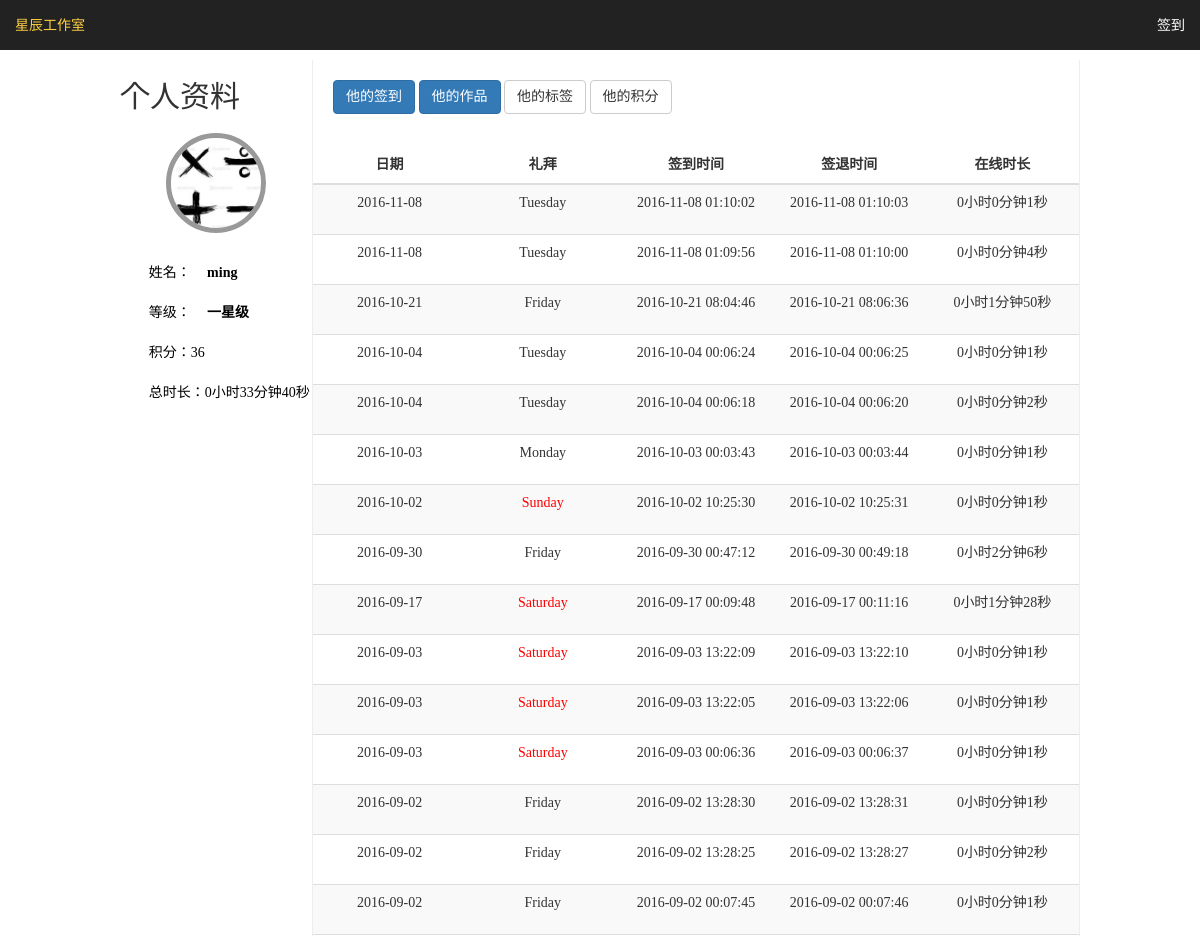
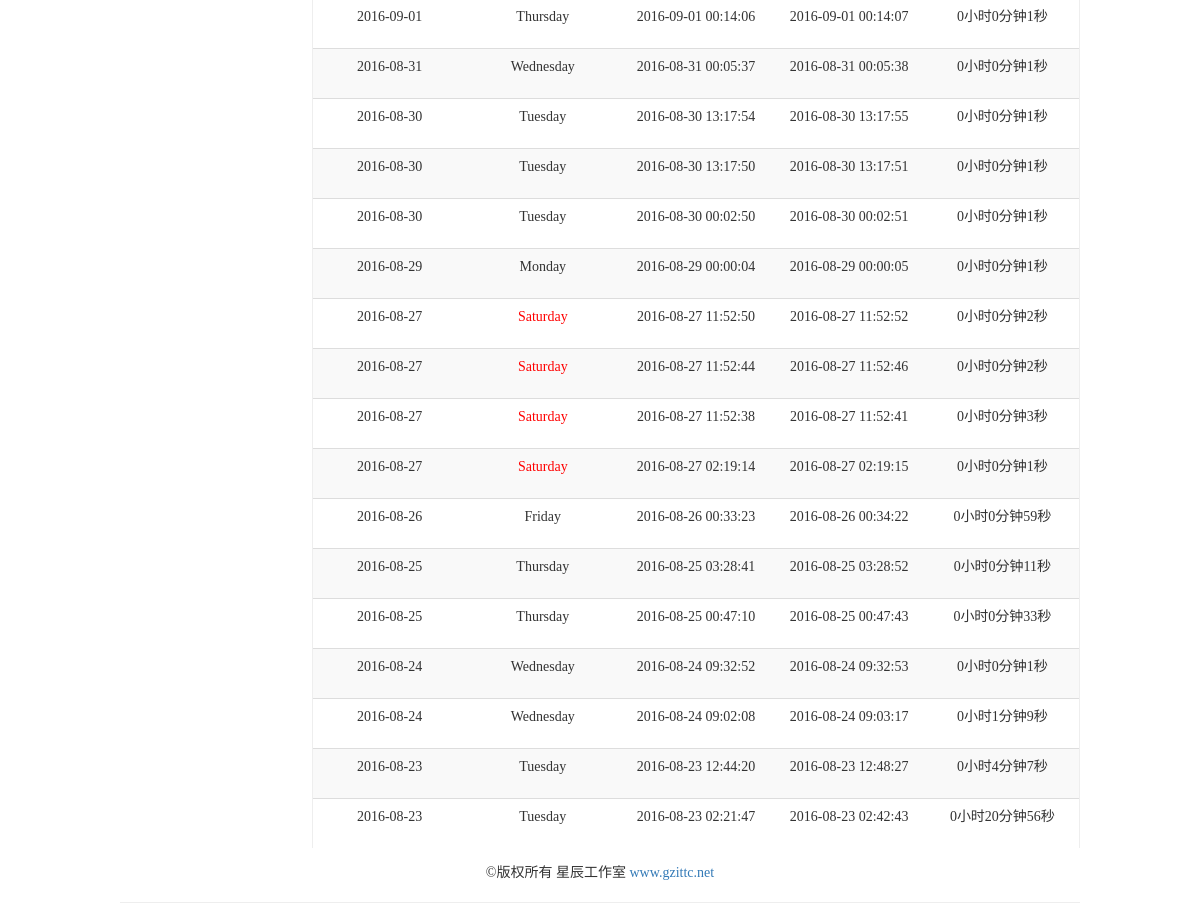
/users/personal.php?userid=68, run on the app's committed database (2 pictures, top to bottom).
### tables this page shows
CREATE TABLE IF NOT EXISTS `users` (
  `id` int(11) NOT NULL AUTO_INCREMENT,
  `username` varchar(50) NOT NULL,
  `password` varchar(50) NOT NULL,
  `role` varchar(10) NOT NULL,
  `star` int(11) NOT NULL,
  `face_url` varchar(200) NOT NULL COMMENT '头像路径',
  PRIMARY KEY (`id`)
);

CREATE TABLE IF NOT EXISTS `sign` (
  `id` int(11) NOT NULL AUTO_INCREMENT,
  `datetime1` int(11) NOT NULL,
  `datetime2` int(11) NOT NULL,
  `onetime` int(11) NOT NULL,
  `name` varchar(50) NOT NULL,
  `content` varchar(200) NOT NULL,
  `user_id` int(11) NOT NULL,
  PRIMARY KEY (`id`)
);

### functions.php (called while the page is built, shortened)
<?php
function T($time)
{
   $day = strtotime(date('Y-m-d',time()));
   $pday = strtotime(date('Y-m-d',strtotime('-1 day')));
   $nowtime = time();
   $tc = $nowtime-$time;
   if($time<$pday){
      $str = date('Y-m-d H:i:s',$time);
   }elseif($time<$day && $time>$pday){
      $str = "昨天";
   }elseif($tc>60*60){
      $str = floor($tc/(60*60))."小时前";
   }elseif($tc>60){
      $str = floor($tc/60)."分钟前";
   }else{
      $str = "刚刚";
   }
   return $str;
}
function currentURL(){
   return 'http://'.$_SERVER['HTTP_HOST'].$_SERVER['PHP_SELF'];
}
?>

### users/personal.php (the view, shortened to what this page needs)
<?php
include('../functions.php');
?>
<!DOCTYPE html>
<html>
<head>
	<link href="css/bootstrap.min.css" rel="stylesheet">
	<link href="css/index.css" rel="stylesheet">
</head>
<body id="personal">
<?php
include('../top.php');
$userid = $_GET['userid'];
$sql = "SELECT * FROM users WHERE id = '$userid'";
$r = mysql_query($sql);
$user = mysql_fetch_array($r);
$sql = "SELECT datetime2,datetime1,(datetime2-datetime1) FROM `sign` WHERE name = '".$user['username']."' ORDER BY id DESC";
	$result = mysql_query($sql);
	$conetime_arr = array();
	while($conetime = mysql_fetch_array($result)){
		if($conetime['datetime2']==0){
			$conetime_arr[] = 600;
		}else{
			 $conetime_arr[] = $conetime['(datetime2-datetime1)'];
		}
	}
	$ct = array_sum($conetime_arr);
		$allremain = $ct%86400;
		$allhours = intval($allremain/3600);
		$allremain = $ct%3600;
		$allmins = intval($allremain/60);
		$allsecs = $allremain%60;
		$alltime =$allhours.'小时'.$allmins.'分钟'. $allsecs.'秒';
?>
	<section class="cont clearfix">
		<div class="left">
				<h2 class="sub-header">个人资料</h2>
				<div class="list-group">
					<div class="favicon" id="drop_area">
						<a  href="#" class="favicon_in" title="直接拖图片(100X100)过来即可换头像，注意要小于500K，才能上传" id="preview">
							<?php
								if($user['face_url']!=""){
									echo "<img src='".$user['face_url']."' width='100' height='100'>";
								}
							?>
						</a>
					</div>
					  	<ul class="favicon_menu">
					  		<li><a class="words">姓名：<b><?php echo $user['username']?></b></a></li>
					  		<li><a class="words">等级：<b>一星级</b></a></li>
					  		<li><a class="words">积分：36</a></li>
					  		<li><a class="words">总时长：<?php echo $alltime;?><b></b></a></li>
					  	</ul>
				</div>
			</div>
		<div class="right">
				<ul style="padding:20px; margin:0">
					<a href="<?php echo currentURL()?>?userid=<?php echo $userid ?>"><li class="btn btn-primary">他的签到</li></a>
					<a href="<?php echo currentURL()?>?userid=<?php echo $userid ?>&task=1"><li class="btn btn-primary">他的作品</li></a>
					<li class="btn btn-default">他的标签</li>
					<li class="btn btn-default">他的积分</li>
				</ul>
<?php
 if(isset($_GET['task'])){
 	$sql = "SELECT *,tasks.name as 'task_name', tasks.id as 'tid' FROM tasks RIGHT JOIN task_types ON tasks.type_id = task_types.id WHERE user_id = '".$userid."' AND tasks.trash != '1' ORDER BY tasks.id  DESC";
 	$r = mysql_query($sql);
?>
	<table class="table table-hover table-striped">
				  <thead>
				    <tr>
					  <th>作品类型</th>
					  <th>作品名称</th>
				      <th>下载</th>
				      <th>操作</th>
				    </tr>
				  </thead>
				  <tbody>
						<?php
						while($row = mysql_fetch_array($r)){
							echo "<tr>";
							echo "<td>$row[name]</td><td>$row[task_name]</td><td>";
							if(isset($_SESSION["user"])){
								echo "<a href='../tasks/download.php?id=".$row['tid']."'><button type='button' class='btn btn-default'>下载(".$row["downloadTimes"].")</button></a>";
							}
							echo "</td><td>";
							if(isset($_SESSION['id']) and $_SESSION['id']== $userid){
								echo "<a href='".currentURLS()."&did=".$row["tid"]."'";
								?>
								onClick="javascript:return confirm('是否要删除?')"
								<?php
								echo "><button type='button' class='btn btn-default'>删除</button></a>";
							}else{
								echo "点赞";
							}
							echo "</td>";
							echo "</tr>";
						}
						?>
				  </tbody>
				  </table>
<?php
 }else{
?>
				<table class="table table-hover table-striped">
				  <thead>
				    <tr>
					  <th>日期</th>
					  <th>礼拜</th>
				      <th>签到时间</th>
				      <th>签退时间</th>
				      <th>在线时长</th>
				    </tr>
				  </thead>
				  <tbody>
<?php
	$username = $user['username'];
	$sql = "SELECT * FROM sign WHERE name = '$username'  ORDER BY `sign`.`id` DESC";
	$result = mysql_query($sql);
	while($user = mysql_fetch_array($result)){
		if(($user['datetime2']-$user['datetime1']) < 1){
			$user['datetime2'] = $user['datetime1']+1;
		}
		$time  = $user['datetime2'] - $user['datetime1'];
		$remain = $time%86400;
		$hours = intval($remain/3600);
		$remain = $time%3600;
		$mins = intval($remain/60);
		$secs = $remain%60;
		$onetime =$hours.'小时'.$mins.'分钟'. $secs.'秒';
		$date = date("Y-m-d",$user['datetime1']);
		$whichDay = date('l',$user['datetime1']);
		if(($whichDay == "Saturday") or ($whichDay == "Sunday")){
			$whichDay = "<span style='color:red'>".$whichDay."</span>";
		}
		echo "<tr>
		<td>$date</td>
		<td>$whichDay</td>
		<td>".T($user['datetime1']).'</td>
		<td>'.T($user['datetime2']).'</td>
		<td>'.$onetime.'</td>
		</tr>';
	}
?>
			   </tbody>
			</table>
<?php } ?>
		</div>
	</section>
<footer class="page-header">
	<p class="copyright">&copy版权所有 星辰工作室 <a href="http://www.gzittc.net">www.gzittc.net</a></p>
</footer>
</body>
</html>

### users/css/index.css (style rules this page uses)
* { margin:0;padding:0; }
ul li { list-style: none; }
body { font-family:'微软雅黑';font-size:14px; }
.copyright { height: 20px;text-align: center;margin-top: 15px; }
.page-header,.cont { width: 80%;margin:0 10%;position:relative; }
.left { width: 20%;float:left; }
.right { width: 80%; float:right;border-left: 1px solid #eee;border-right: 1px solid #eee; }
.table * { text-align: center; }
.table { margin-bottom: 0; }
.table tr { height: 50px;line-height: 40px; }
.table th:nth-child(1) { width:20%; }
.table th:nth-child(2) { width:50%; }
.table th:nth-child(3) { width:20%; }
.table th:nth-child(4) { width:10%; }
#personal .favicon { width: 100px; height: 100px; margin: 20px auto; }
#personal .favicon .favicon_in { position: relative; display: block; height: 100px; width: 100px; border: 5px #999 solid; border-radius:50%; background-image: url('../img/favicon.png'); background-size: cover; overflow: hidden; }
#personal .favicon_menu b { padding:0 10%; }
#personal .favicon_menu b { color: #000; }
#personal .favicon_menu a { display: block; text-decoration: none; height: 40px; line-height: 40px; color: #000; padding-left: 15%; }
#personal .right thead th { width: 20%; }
#personal .right thead th:last-child { width: 40%; }

### top.php (style rules this page uses)
* { margin: 0; padding: 0; list-style: none; text-decoration: none; color: inherit; }
.clearfix:after,.clearfix:before { content: ''; display: block; clear: both; }

### data on the page
users: face_url (picture), username "ming"
sign: datetime1 "2016-11-08", datetime1 "Tuesday", datetime1 "2016-11-08 01:10:02", datetime2 "2016-11-08 01:10:03", datetime1 "0小时0分钟1秒"
sign: datetime1 "2016-11-08", datetime1 "Tuesday", datetime1 "2016-11-08 01:09:56", datetime2 "2016-11-08 01:10:00", onetime "0小时0分钟4秒"
sign: datetime1 "2016-10-21", datetime1 "Friday", datetime1 "2016-10-21 08:04:46", datetime2 "2016-10-21 08:06:36", onetime "0小时1分钟50秒"
sign: datetime1 "2016-10-04", datetime1 "Tuesday", datetime1 "2016-10-04 00:06:24", datetime2 "2016-10-04 00:06:25", datetime1 "0小时0分钟1秒"
sign: datetime1 "2016-10-04", datetime1 "Tuesday", datetime1 "2016-10-04 00:06:18", datetime2 "2016-10-04 00:06:20", onetime "0小时0分钟2秒"
sign: datetime1 "2016-10-03", datetime1 "Monday", datetime1 "2016-10-03 00:03:43", datetime2 "2016-10-03 00:03:44", datetime1 "0小时0分钟1秒"
sign: datetime1 "2016-10-02", datetime1 "Sunday", datetime1 "2016-10-02 10:25:30", datetime2 "2016-10-02 10:25:31", datetime1 "0小时0分钟1秒"
sign: datetime1 "2016-09-30", datetime1 "Friday", datetime1 "2016-09-30 00:47:12", datetime2 "2016-09-30 00:49:18", onetime "0小时2分钟6秒"
sign: datetime1 "2016-09-17", datetime1 "Saturday", datetime1 "2016-09-17 00:09:48", datetime2 "2016-09-17 00:11:16", onetime "0小时1分钟28秒"
sign: datetime1 "2016-09-03", datetime1 "Saturday", datetime1 "2016-09-03 13:22:09", datetime2 "2016-09-03 13:22:10", onetime "0小时0分钟1秒"
sign: datetime1 "2016-09-03", datetime1 "Saturday", datetime1 "2016-09-03 13:22:05", datetime2 "2016-09-03 13:22:06", onetime "0小时0分钟1秒"
sign: datetime1 "2016-09-03", datetime1 "Saturday", datetime1 "2016-09-03 00:06:36", datetime2 "2016-09-03 00:06:37", datetime1 "0小时0分钟1秒"
sign: datetime1 "2016-09-02", datetime1 "Friday", datetime1 "2016-09-02 13:28:30", datetime2 "2016-09-02 13:28:31", onetime "0小时0分钟1秒"
sign: datetime1 "2016-09-02", datetime1 "Friday", datetime1 "2016-09-02 13:28:25", datetime2 "2016-09-02 13:28:27", onetime "0小时0分钟2秒"
sign: datetime1 "2016-09-02", datetime1 "Friday", datetime1 "2016-09-02 00:07:45", datetime2 "2016-09-02 00:07:46", onetime "0小时0分钟1秒"
sign: datetime1 "2016-09-01", datetime1 "Thursday", datetime1 "2016-09-01 00:14:06", datetime2 "2016-09-01 00:14:07", datetime1 "0小时0分钟1秒"
sign: datetime1 "2016-08-31", datetime1 "Wednesday", datetime1 "2016-08-31 00:05:37", datetime2 "2016-08-31 00:05:38", datetime1 "0小时0分钟1秒"
sign: datetime1 "2016-08-30", datetime1 "Tuesday", datetime1 "2016-08-30 13:17:54", datetime2 "2016-08-30 13:17:55", onetime "0小时0分钟1秒"
sign: datetime1 "2016-08-30", datetime1 "Tuesday", datetime1 "2016-08-30 13:17:50", datetime2 "2016-08-30 13:17:51", onetime "0小时0分钟1秒"
sign: datetime1 "2016-08-30", datetime1 "Tuesday", datetime1 "2016-08-30 00:02:50", datetime2 "2016-08-30 00:02:51", datetime1 "0小时0分钟1秒"
sign: datetime1 "2016-08-29", datetime1 "Monday", datetime1 "2016-08-29 00:00:04", datetime2 "2016-08-29 00:00:05", datetime1 "0小时0分钟1秒"
sign: datetime1 "2016-08-27", datetime1 "Saturday", datetime1 "2016-08-27 11:52:50", datetime2 "2016-08-27 11:52:52", onetime "0小时0分钟2秒"
sign: datetime1 "2016-08-27", datetime1 "Saturday", datetime1 "2016-08-27 11:52:44", datetime2 "2016-08-27 11:52:46", onetime "0小时0分钟2秒"
sign: datetime1 "2016-08-27", datetime1 "Saturday", datetime1 "2016-08-27 11:52:38", datetime2 "2016-08-27 11:52:41", onetime "0小时0分钟3秒"
sign: datetime1 "2016-08-27", datetime1 "Saturday", datetime1 "2016-08-27 02:19:14", datetime2 "2016-08-27 02:19:15", datetime1 "0小时0分钟1秒"
sign: datetime1 "2016-08-26", datetime1 "Friday", datetime1 "2016-08-26 00:33:23", datetime2 "2016-08-26 00:34:22", onetime "0小时0分钟59秒"
sign: datetime1 "2016-08-25", datetime1 "Thursday", datetime1 "2016-08-25 03:28:41", datetime2 "2016-08-25 03:28:52", onetime "0小时0分钟11秒"
sign: datetime1 "2016-08-25", datetime1 "Thursday", datetime1 "2016-08-25 00:47:10", datetime2 "2016-08-25 00:47:43", onetime "0小时0分钟33秒"
sign: datetime1 "2016-08-24", datetime1 "Wednesday", datetime1 "2016-08-24 09:32:52", datetime2 "2016-08-24 09:32:53", datetime1 "0小时0分钟1秒"
sign: datetime1 "2016-08-24", datetime1 "Wednesday", datetime1 "2016-08-24 09:02:08", datetime2 "2016-08-24 09:03:17", onetime "0小时1分钟9秒"
sign: datetime1 "2016-08-23", datetime1 "Tuesday", datetime1 "2016-08-23 12:44:20", datetime2 "2016-08-23 12:48:27", onetime "0小时4分钟7秒"
sign: datetime1 "2016-08-23", datetime1 "Tuesday", datetime1 "2016-08-23 02:21:47", datetime2 "2016-08-23 02:42:43", onetime "0小时20分钟56秒"

### other printed values
$alltime "0小时33分钟40秒"
